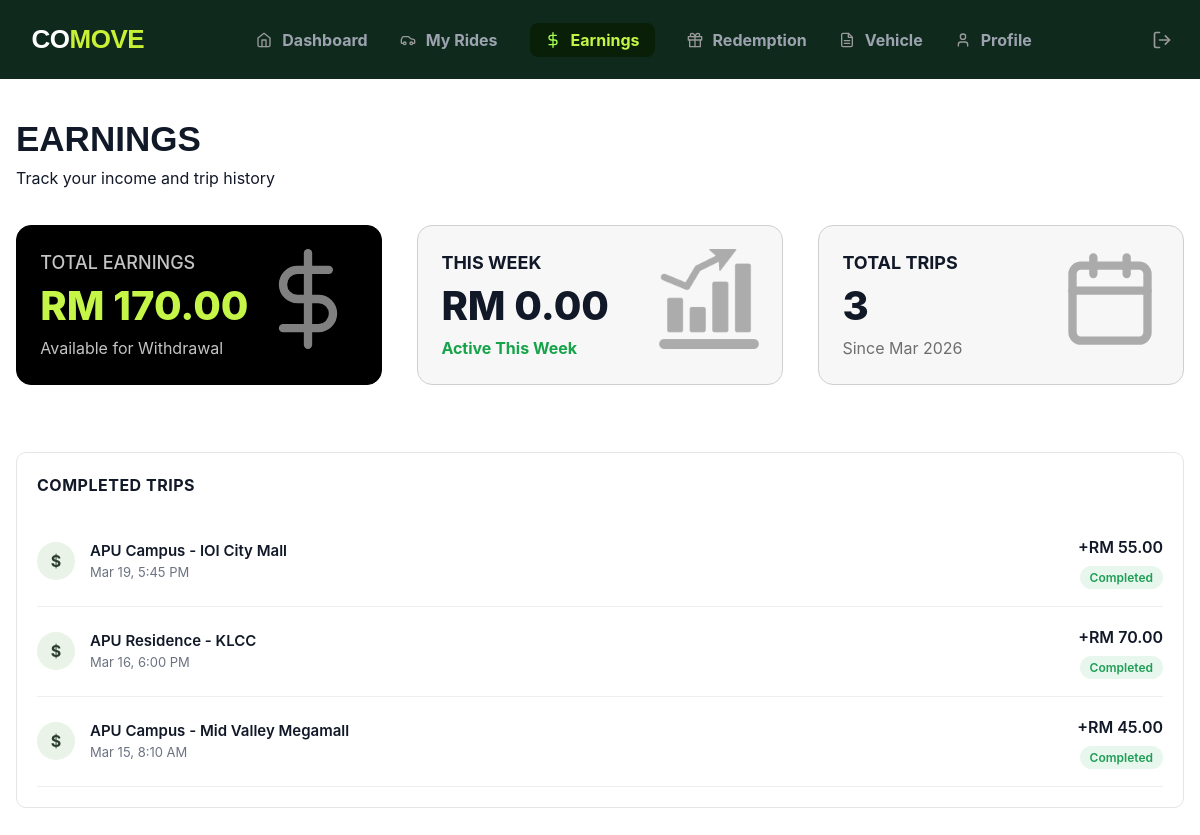
/src/roles/driver/earnings.php (signed in), run on an earlier commit of the app's database.
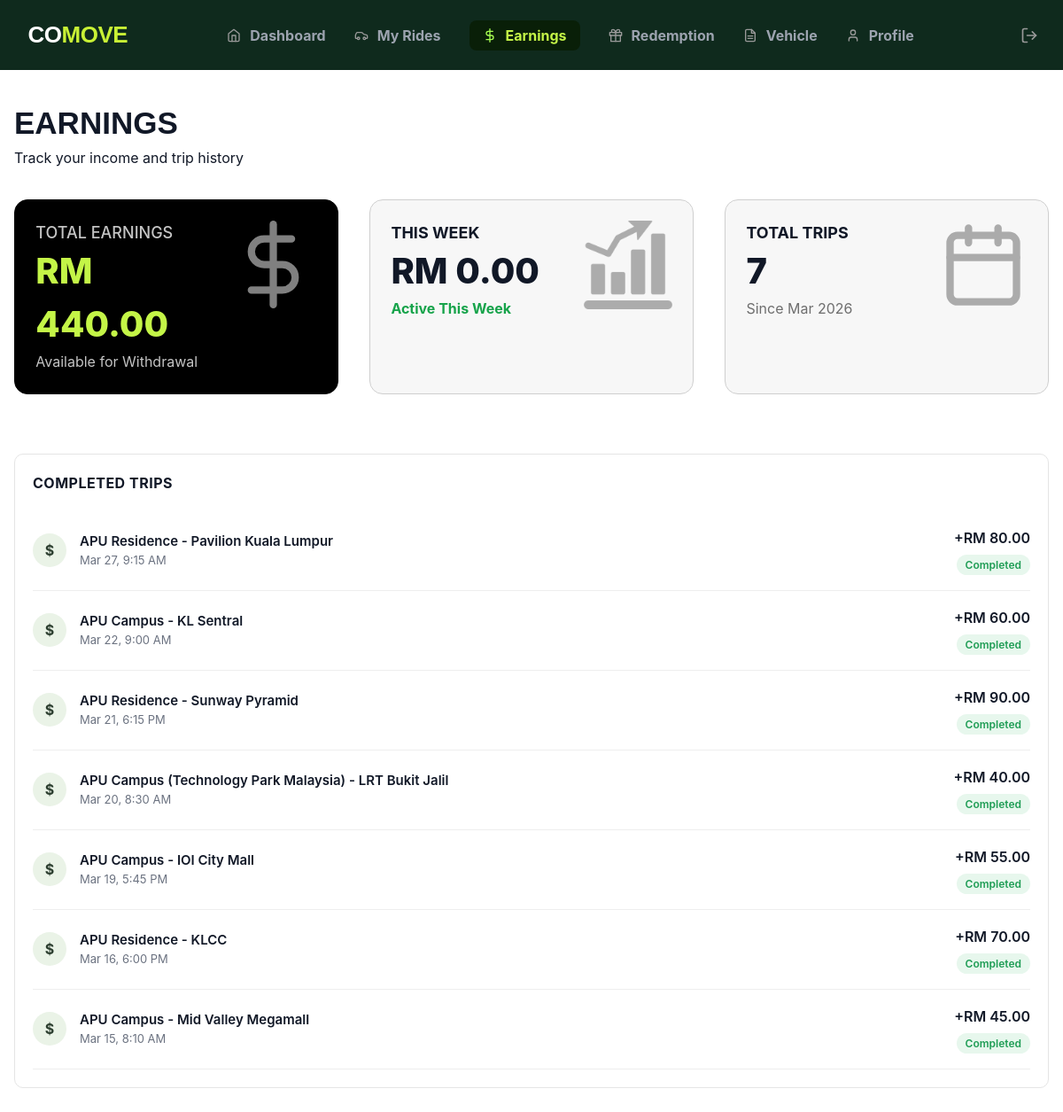
And on a later commit of the database.
### tables this page shows
CREATE TABLE `trip` (
  `trip_id` int(11) NOT NULL,
  `driver_id` int(11) NOT NULL,
  `start_location` varchar(100) NOT NULL,
  `end_location` varchar(100) NOT NULL,
  `departure_time` datetime NOT NULL,
  `total_seats` int(11) NOT NULL DEFAULT 0,
  `estimated_duration` int(11) DEFAULT NULL,
  `total_amount` decimal(10,2) NOT NULL DEFAULT 0.00,
  `gained_point` float DEFAULT NULL,
  `trip_status` varchar(20) NOT NULL DEFAULT 'scheduled' CHECK (`trip_status` in ('scheduled','ongoing','completed'))
);

### src/roles/driver/earnings.php (the view, shortened to what the changed rows need)
<?php
require_once '../../config/conn.php';
$driver_id = $_SESSION['user_id'];
$sql_total = "SELECT SUM(total_amount) AS total_earnings FROM trip WHERE driver_id = ? AND trip_status = 'completed'";
$stmt_total = mysqli_prepare($dbConn, $sql_total);
mysqli_stmt_bind_param($stmt_total, 'i', $driver_id);
mysqli_stmt_execute($stmt_total);
$result_total = mysqli_stmt_get_result($stmt_total);
$row_total = mysqli_fetch_assoc($result_total);
$total_earnings = $row_total['total_earnings'] ?? 0;
$sql_stats = "SELECT COUNT(*) AS total_trips FROM trip WHERE driver_id = ? AND trip_status = 'completed'";
$stmt_stats = mysqli_prepare($dbConn, $sql_stats);
mysqli_stmt_bind_param($stmt_stats, 'i', $driver_id);
mysqli_stmt_execute($stmt_stats);
$result_stats = mysqli_stmt_get_result($stmt_stats);
$row_stats = mysqli_fetch_assoc($result_stats);
$total_trips = $row_stats['total_trips'];
$sql_driver = "SELECT created_at FROM driver WHERE driver_id = ?";
$stmt_driver = mysqli_prepare($dbConn, $sql_driver);
mysqli_stmt_bind_param($stmt_driver, 'i', $driver_id);
mysqli_stmt_execute($stmt_driver);
$result_driver = mysqli_stmt_get_result($stmt_driver);
$driver_info = mysqli_fetch_assoc($result_driver);
$driver_since = date('M Y', strtotime($driver_info['created_at']));
$sql_history = "SELECT start_location, end_location, departure_time, total_amount
                FROM trip
                WHERE driver_id = ? AND trip_status = 'completed'
                ORDER BY departure_time DESC";
$stmt_history = mysqli_prepare($dbConn, $sql_history);
mysqli_stmt_bind_param($stmt_history, 'i', $driver_id);
mysqli_stmt_execute($stmt_history);
$result_history = mysqli_stmt_get_result($stmt_history);
$completed_trips = [];
while($row = mysqli_fetch_assoc($result_history)){
  $completed_trips[] = $row;
}
?>
<!DOCTYPE html>
<html lang="en">
<head>
  <link rel="stylesheet" href="../../public-assets/style.css">
  <link rel="stylesheet" href="earnings.css">
</head>
<body>
  <main class="dashboardMain">
    <div class="firstContainer">
      <div class="heading">
        <h1 class="pageTitle">EARNINGS</h1>
      </div>
    </div>
    <div class="secondContainer">
      <div class="totalEarn">
        <div class="content">
          <p class="balance">TOTAL EARNINGS</p>
          <p class="amount">RM <?php echo number_format($total_earnings, 2); ?></p>
          <p class="withdrawal">Available for Withdrawal</p>
        </div>
      </div>
      <div class="trips">
        <div class="content">
          <p class="totalTrip">TOTAL TRIPS</p>
          <p class="tripAMT"><?php echo $total_trips; ?></p>
          <p class="since">Since <?php echo $driver_since; ?></p>
        </div>
      </div>
    </div>
    <div class="completedTripContainer">
      <h2 class="CompleteTripTitle">COMPLETED TRIPS</h2>
      <div class="COMPtrips">
        <?php if (empty($completed_trips)): ?>
            <p style="color: #777; padding: 20px;">No completed trips yet.</p>
        <?php else: ?>
            <?php foreach ($completed_trips as $trip): ?>
            <div class="tripRow">
                <div class="tripLeftSide">
                    <div class="moneyIcon">$</div>
                    <div class="tripInfo">
                        <div class="route">
                            <?php echo htmlspecialchars($trip['start_location']); ?> - <?php echo htmlspecialchars($trip['end_location']); ?>
                        </div>
                        <div class="time">
                            <?php echo date('M d, g:i A', strtotime($trip['departure_time'])); ?>
                        </div>
                    </div>
                </div>
                <div class="tripRightSide">
                    <div class="price">+RM <?php echo number_format($trip['total_amount'], 2); ?></div>
                    <span class="status">Completed</span>
                </div>
            </div>
            <?php endforeach; ?>
        <?php endif; ?>
      </div>
  </main>
</body>
</html>

What changed in the data, as far as the page shows it:
now on this page (row edited): trip: start_location "APU Residence", end_location "Pavilion Kuala Lumpur", departure_time "Mar 27, 9:15 AM", total_amount "80.00"
now on this page (row edited): trip: start_location "APU Campus", end_location "KL Sentral", departure_time "Mar 22, 9:00 AM", total_amount "60.00"
now on this page (row edited): trip: start_location "APU Residence", end_location "Sunway Pyramid", departure_time "Mar 21, 6:15 PM", total_amount "90.00"
now on this page (row edited): trip: start_location "APU Campus (Technology Park Malaysia)", end_location "LRT Bukit Jalil", departure_time "Mar 20, 8:30 AM", total_amount "40.00"
Also different on the page:
$total_earnings: "170.00" → "440.00"
$total_trips: "3" → "7"
